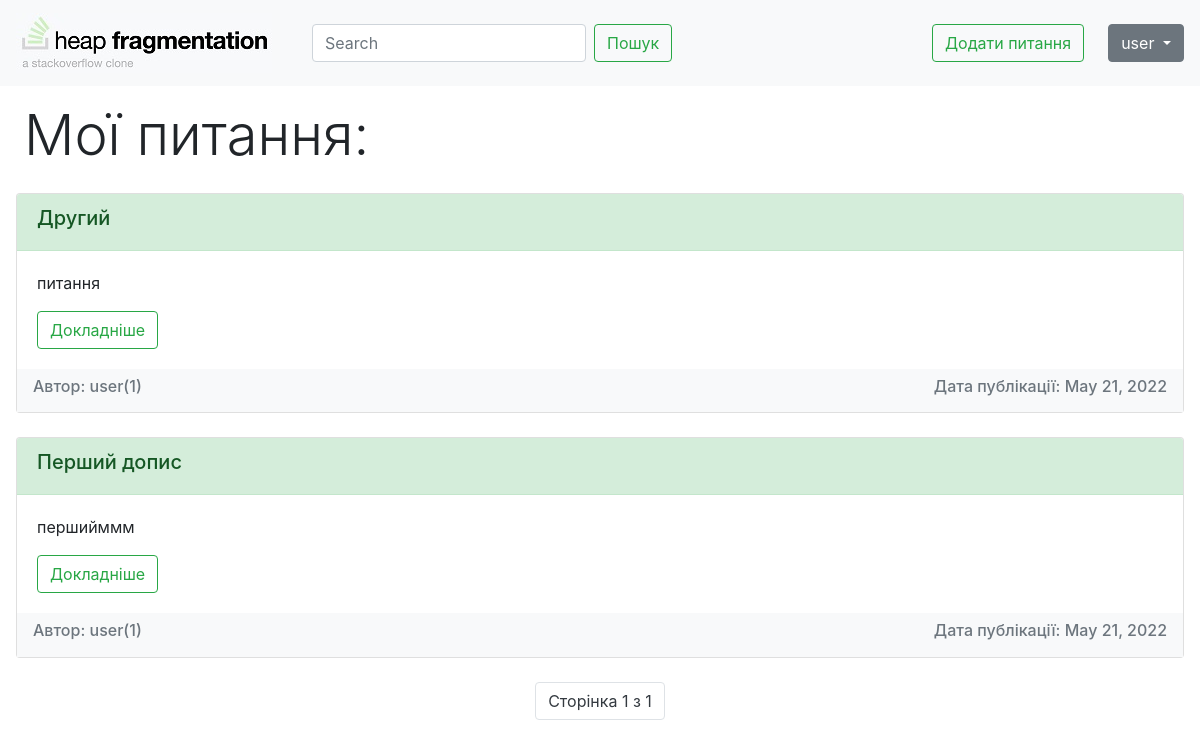
The app's page /posts (signed in), older data.
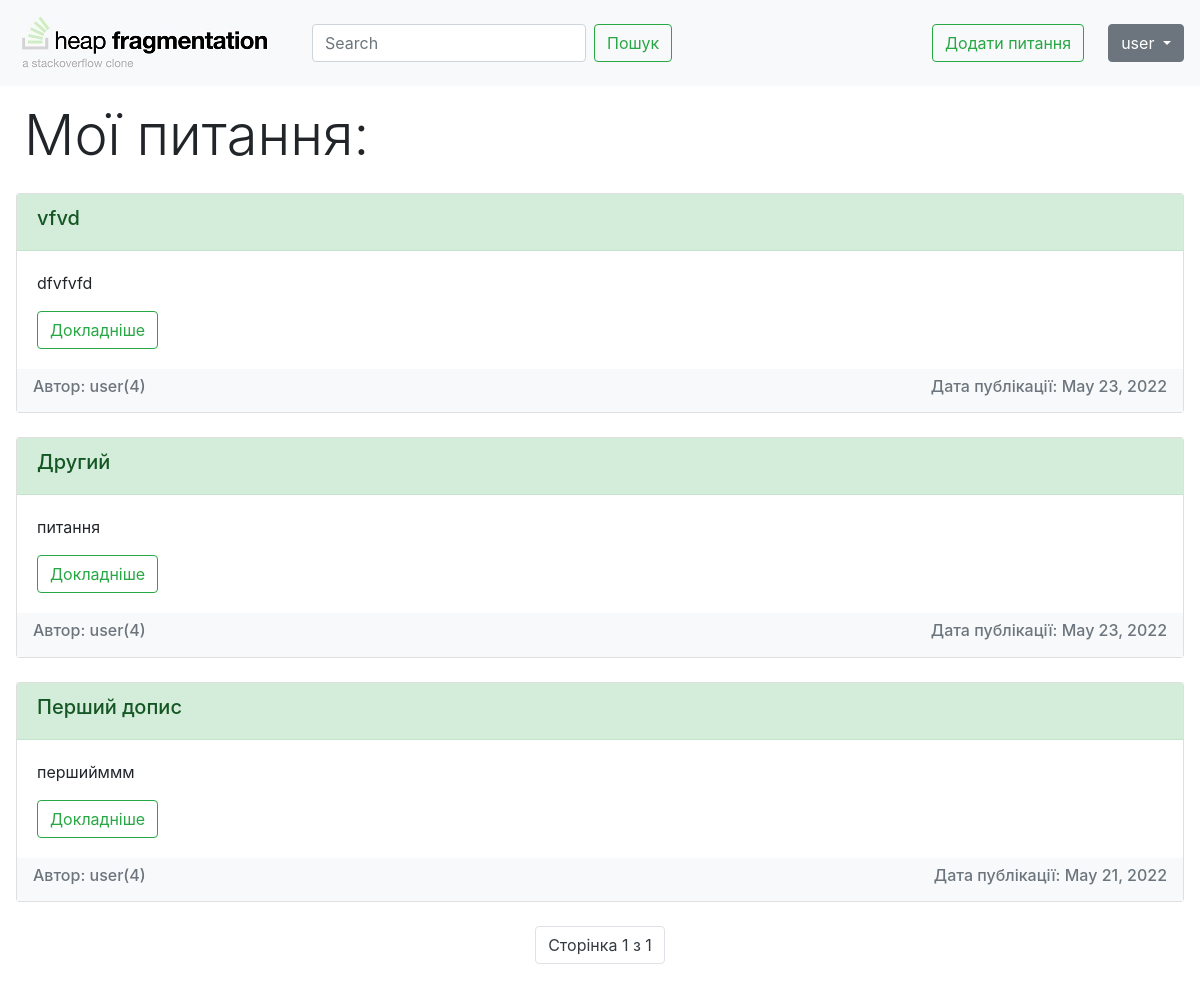
The same page, newer data.
### advice_app/models.py (models this page shows, shortened)
class Post(models.Model):
    title = models.CharField("Заголовок", max_length=50)
    question = models.TextField("Питання")
    author = models.ForeignKey(MyUser, on_delete=models.CASCADE)
    isClosed = models.BooleanField("Cтатус", default=0)
    date = models.DateField(auto_now=True)

class MyUser(User):
    class Meta:
        verbose_name = u"Рейтинг"
    rating = models.IntegerField("User", default=0)
    def __str__(self):
        return self.username

### advice_app/views.py (the view)
# urls.py: path('posts', views.MyPosts.as_view(), name='posts'),
class MyPosts(ListView):
    Model = Post
    template_name = "advice_app/my_posts.html"
    paginate_by = 10
    def get_queryset(self):
        return Post.objects.filter(author=self.request.user).order_by('-id')

### advice_app/templates/advice_app/my_posts.html (shortened to what this page needs)
{% extends 'advice_app/base.html' %}
{% block content %}
<h1 class="display-4 mx-4 my-3">Мої питання:</h1>
{% include 'advice_app/post.html' %}
{% endblock %}

### advice_app/templates/advice_app/post.html (shortened to what this page needs)
{% if object_list %}
{% for i in page_obj %}
    <div class="card mt-4 mx-3">
      <div class="card-header alert-success"><h5>{{ i.title }}</h5></div>
      <div class="card-body">
        <p class="card-text">{{ i.question|truncatewords:90 }}</p>
        <a href="{% url 'detail' i.id %}" class="btn btn-outline-success">Докладніше</a>
      </div>
      <div class="navbar navbar-light bg-light text-muted">
        <h6>Автор: {{ i.author }}({{ i.author.rating }})</h6>
        <h6>Дата публікації: {{ i.date }}</h6>
      </div>
    </div>
  {% endfor %}
<nav aria-label="Page navigation example">
<ul class="pagination justify-content-center my-4">
        <li class="page-item"><a class="page-link text-dark">Сторінка {{ page_obj.number }} з {{ page_obj.paginator.num_pages }}</a></li>
</ul>
</nav>
{% else %}
  <p class="mx-4 my-3">Наразі дописів немає</p>
{% endif %}

Row changes from the older to the newer data that the page shows:
added Post: title "vfvd", question "dfvfvfd", author "user", author.rating "4", date "May 23, 2022"
changed Post "Другий": author.rating "1" → "4"; date "May 21, 2022" → "May 23, 2022"
changed through a linked row, Post "Перший допис": author.rating "1" → "4"
